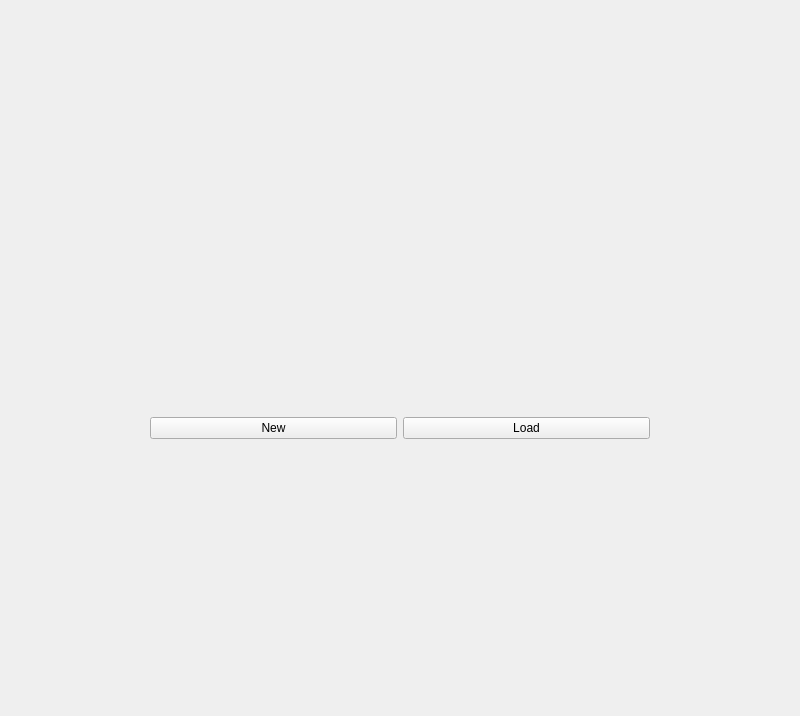
<?xml version="1.0" encoding="UTF-8"?>
<ui version="4.0">
 <class>introscreen</class>
 <widget class="QWidget" name="introscreen">
  <property name="geometry">
   <rect>
    <x>0</x>
    <y>0</y>
    <width>800</width>
    <height>716</height>
   </rect>
  </property>
  <property name="windowTitle">
   <string>Form</string>
  </property>
  <layout class="QVBoxLayout" name="verticalLayout">
   <property name="leftMargin">
    <number>150</number>
   </property>
   <property name="topMargin">
    <number>45</number>
   </property>
   <property name="rightMargin">
    <number>150</number>
   </property>
   <property name="bottomMargin">
    <number>100</number>
   </property>
   <item>
    <widget class="QLabel" name="asr_logo">
     <property name="sizePolicy">
      <sizepolicy hsizetype="Maximum" vsizetype="Maximum">
       <horstretch>0</horstretch>
       <verstretch>0</verstretch>
      </sizepolicy>
     </property>
     <property name="text">
      <string/>
     </property>
     <property name="pixmap">
      <pixmap>../icons/ASR.png</pixmap>
     </property>
     <property name="scaledContents">
      <bool>true</bool>
     </property>
     <property name="alignment">
      <set>Qt::AlignCenter</set>
     </property>
    </widget>
   </item>
   <item>
    <layout class="QHBoxLayout" name="buttonlayout">
     <item>
      <widget class="QPushButton" name="new_button">
       <property name="sizePolicy">
        <sizepolicy hsizetype="Preferred" vsizetype="Fixed">
         <horstretch>0</horstretch>
         <verstretch>0</verstretch>
        </sizepolicy>
       </property>
       <property name="text">
        <string>New</string>
       </property>
      </widget>
     </item>
     <item>
      <widget class="QPushButton" name="load_button">
       <property name="sizePolicy">
        <sizepolicy hsizetype="Preferred" vsizetype="Fixed">
         <horstretch>0</horstretch>
         <verstretch>0</verstretch>
        </sizepolicy>
       </property>
       <property name="text">
        <string>Load</string>
       </property>
      </widget>
     </item>
    </layout>
   </item>
  </layout>
 </widget>
 <resources/>
 <connections/>
</ui>
